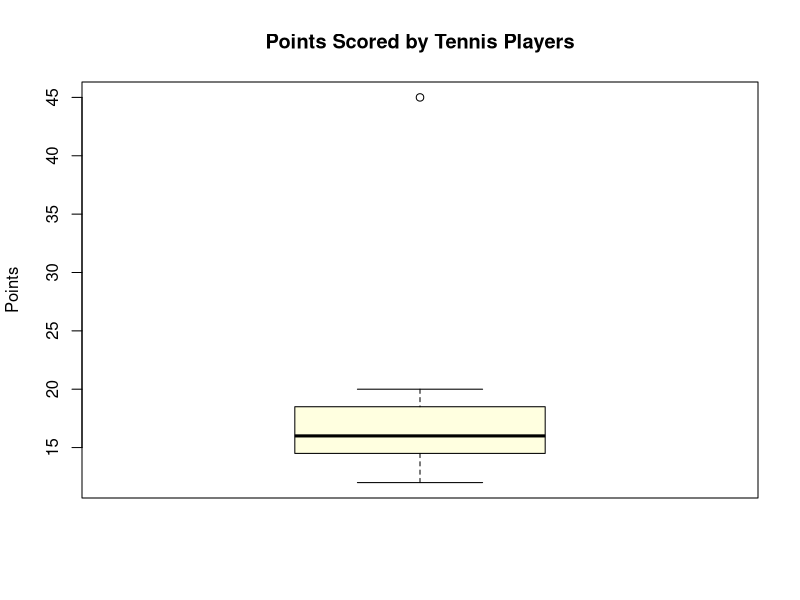

R code for this plot:
points <- c(12, 15, 14, 16, 18, 20, 17, 15, 13, 19, 16, 45)   # example data
players <- paste("Player", 1:12)

boxplot(points, main = "Points Scored by Tennis Players",
        ylab = "Points", col = "lightyellow")

# Identify the outlier players
Q1 <- quantile(points, 0.25); Q3 <- quantile(points, 0.75); iqr <- IQR(points)
lower <- Q1 - 1.5 * iqr; upper <- Q3 + 1.5 * iqr
players[points < lower | points > upper]   # Player 12 (45 points)
boxplot.stats(points)$out                  # same idea in one line
